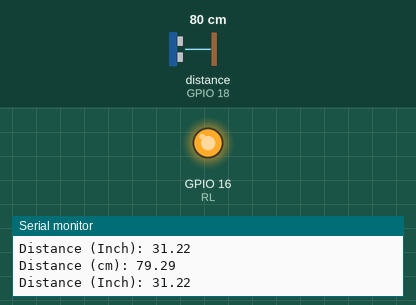
This sketch was run on a simulated ESP8266 (NodeMCU). Parts: output pins drawn as LEDs (lit = HIGH), the last lines printed to the serial monitor. Wiring (inferred from the names in the program): ultrasonic range finder: trigger GPIO 5; echo GPIO 18. The inputs (shaded band) are chosen by the test bench; at power-on: distance to the obstacle (sensor on GPIO 18) 80 cm. The echo pulse lasts 58.3 µs per cm; pins used as bus, display or sensor lines are not drawn.

Above: at 1.8 s.
1.9 s: distance to the obstacle (sensor on GPIO 18) set to 12 cm
3.4 s: distance to the obstacle (sensor on GPIO 18) set to 9 cm
At 4.5 s:
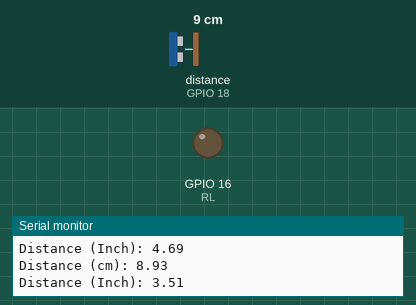
5.5 s: distance to the obstacle (sensor on GPIO 18) set to 18 cm
At 7.2 s:
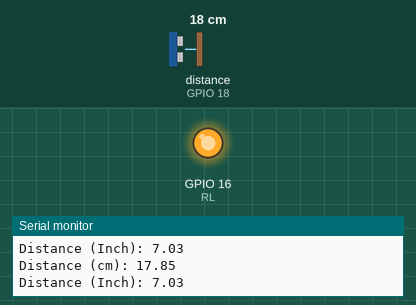
7.5 s: distance to the obstacle (sensor on GPIO 18) set to 2 cm
At 8.9 s:
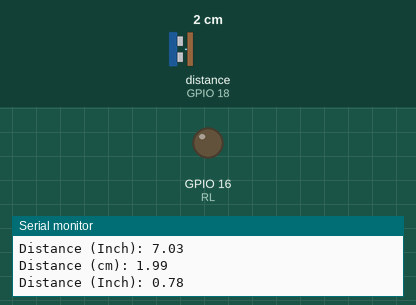
Timing chart, 0 to 10.5 s (numbered marks = the images above; inputs shaded):
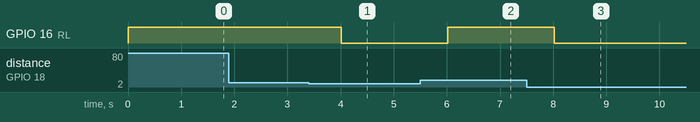

Measured:
- the behaviour switches between 11 and 10 cm on distance to the obstacle (sensor on GPIO 18) (found by bisection; images 0 and 1)
- after the input at 3.4 s, GPIO 16 (RL): HIGH → LOW after 0.62 s
- after the input at 5.5 s, GPIO 16 (RL): LOW → HIGH after 0.52 s
- after the input at 7.5 s, GPIO 16 (RL): HIGH → LOW after 0.52 s

The sketch:

sensor_jarak_relay.ino
```cpp
const int trigPin = 5;
const int echoPin = 18;
// Library (kondisional, tambahkan sesuai kebutuhan)
#include <Wire.h>
// Definisikan pin untuk relay
#define RL 16
// Definisikan kecepatan gelombang suara (ultrasonic) dalam cm/uS
#define SOUND_SPEED 0.034
#define CM_TO_INCH 0.393701
// Definisikan variable
long duration;
float distanceCm;
float distanceInch;

void setup() {
  Serial.begin(115200);
  // Setup sensor jarak dan relay
  pinMode(trigPin, OUTPUT); // Jadikan trigPin sebagai OUTPUT
  pinMode(echoPin, INPUT); // Jadikan echoPin sebagai INPUT
  pinMode(RL, OUTPUT); // Jadikan Relay sebagai OUTPUT

}

void loop() {
  // Looping untuk sensor jarak
  // Clear trigPin
  digitalWrite(trigPin, LOW);
  delayMicroseconds(2);
  // Set trigPin menjadi HIGH dalam 10 microseconds
  digitalWrite(trigPin, HIGH);
  delayMicroseconds(10);
  digitalWrite(trigPin, LOW);

  // Baca echoPin dengan menghitung travel time gelombang suara dalam microseconds
  duration = pulseIn(echoPin, HIGH);

  // Hitung jarak
  distanceCm = duration * SOUND_SPEED/2;

  // Konversi dalam Inch
  distanceInch = distanceCm * CM_TO_INCH;

  // Print informasi dalam serial monitor
  Serial.print("Distance (cm): ");
  Serial.println(distanceCm);
  Serial.print("Distance (Inch): ");
  Serial.println(distanceInch);

  // Conditional statement untuk nyala-mati relay (RL = HIGH jika > 10cm)
  if (distanceCm > 10) {
    digitalWrite(RL, HIGH);
  } else {
    digitalWrite(RL, LOW);
  }

  delay(1000); // Delay 1 detik
}
```
